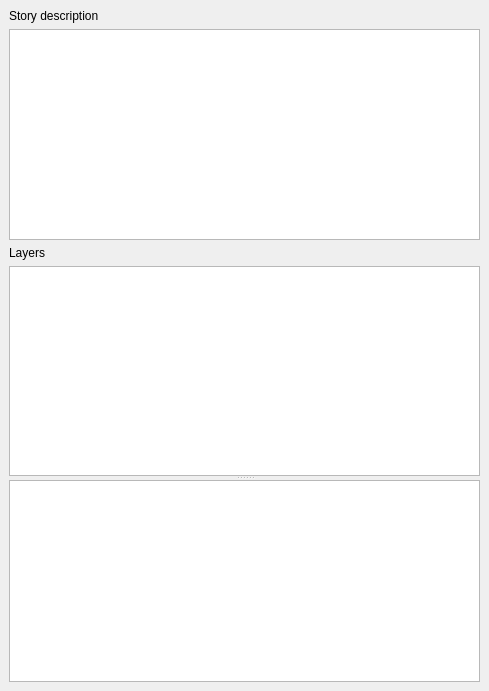
<?xml version="1.0" encoding="UTF-8"?>
<ui version="4.0">
 <class>MapStoryExplorer</class>
 <widget class="QDockWidget" name="MapStoryExplorer">
  <property name="geometry">
   <rect>
    <x>0</x>
    <y>0</y>
    <width>489</width>
    <height>691</height>
   </rect>
  </property>
  <property name="floating">
   <bool>false</bool>
  </property>
  <property name="features">
   <set>QDockWidget::DockWidgetClosable|QDockWidget::DockWidgetMovable</set>
  </property>
  <property name="allowedAreas">
   <set>Qt::LeftDockWidgetArea|Qt::RightDockWidgetArea</set>
  </property>
  <property name="windowTitle">
   <string>MapStory</string>
  </property>
  <widget class="QWidget" name="dockWidgetContents">
   <layout class="QVBoxLayout" name="verticalLayout">
    <item>
     <widget class="QLabel" name="label_2">
      <property name="text">
       <string>Story description</string>
      </property>
     </widget>
    </item>
    <item>
     <widget class="QSplitter" name="splitter">
      <property name="orientation">
       <enum>Qt::Vertical</enum>
      </property>
      <widget class="QWidget" name="layoutWidget">
       <layout class="QVBoxLayout" name="verticalLayout_5">
        <item>
         <widget class="QWidget" name="leftWidget" native="true">
          <property name="sizePolicy">
           <sizepolicy hsizetype="MinimumExpanding" vsizetype="Preferred">
            <horstretch>0</horstretch>
            <verstretch>0</verstretch>
           </sizepolicy>
          </property>
          <property name="minimumSize">
           <size>
            <width>0</width>
            <height>0</height>
           </size>
          </property>
          <property name="maximumSize">
           <size>
            <width>16777215</width>
            <height>16777215</height>
           </size>
          </property>
          <layout class="QVBoxLayout" name="verticalLayout_3">
           <property name="margin">
            <number>0</number>
           </property>
           <item>
            <widget class="QTextBrowser" name="storyDescription">
             <property name="minimumSize">
              <size>
               <width>0</width>
               <height>200</height>
              </size>
             </property>
             <property name="maximumSize">
              <size>
               <width>16777215</width>
               <height>16666666</height>
              </size>
             </property>
            </widget>
           </item>
           <item>
            <widget class="QLabel" name="label">
             <property name="text">
              <string>Layers</string>
             </property>
            </widget>
           </item>
           <item>
            <widget class="QTreeWidget" name="layersTree">
             <property name="minimumSize">
              <size>
               <width>0</width>
               <height>200</height>
              </size>
             </property>
             <property name="maximumSize">
              <size>
               <width>16777215</width>
               <height>16777215</height>
              </size>
             </property>
             <property name="contextMenuPolicy">
              <enum>Qt::CustomContextMenu</enum>
             </property>
             <property name="horizontalScrollBarPolicy">
              <enum>Qt::ScrollBarAsNeeded</enum>
             </property>
             <property name="selectionMode">
              <enum>QAbstractItemView::SingleSelection</enum>
             </property>
             <property name="selectionBehavior">
              <enum>QAbstractItemView::SelectRows</enum>
             </property>
             <property name="uniformRowHeights">
              <bool>true</bool>
             </property>
             <attribute name="headerVisible">
              <bool>false</bool>
             </attribute>
             <attribute name="headerStretchLastSection">
              <bool>false</bool>
             </attribute>
             <column>
              <property name="text">
               <string notr="true">1</string>
              </property>
             </column>
             <column>
              <property name="text">
               <string>2</string>
              </property>
             </column>
            </widget>
           </item>
          </layout>
         </widget>
        </item>
       </layout>
      </widget>
      <widget class="QTextBrowser" name="layerDescription">
       <property name="enabled">
        <bool>true</bool>
       </property>
       <property name="sizePolicy">
        <sizepolicy hsizetype="Expanding" vsizetype="Expanding">
         <horstretch>0</horstretch>
         <verstretch>0</verstretch>
        </sizepolicy>
       </property>
       <property name="minimumSize">
        <size>
         <width>0</width>
         <height>200</height>
        </size>
       </property>
       <property name="maximumSize">
        <size>
         <width>16777215</width>
         <height>16777215</height>
        </size>
       </property>
       <property name="frameShape">
        <enum>QFrame::StyledPanel</enum>
       </property>
       <property name="frameShadow">
        <enum>QFrame::Sunken</enum>
       </property>
      </widget>
     </widget>
    </item>
   </layout>
  </widget>
 </widget>
 <resources/>
 <connections/>
</ui>
